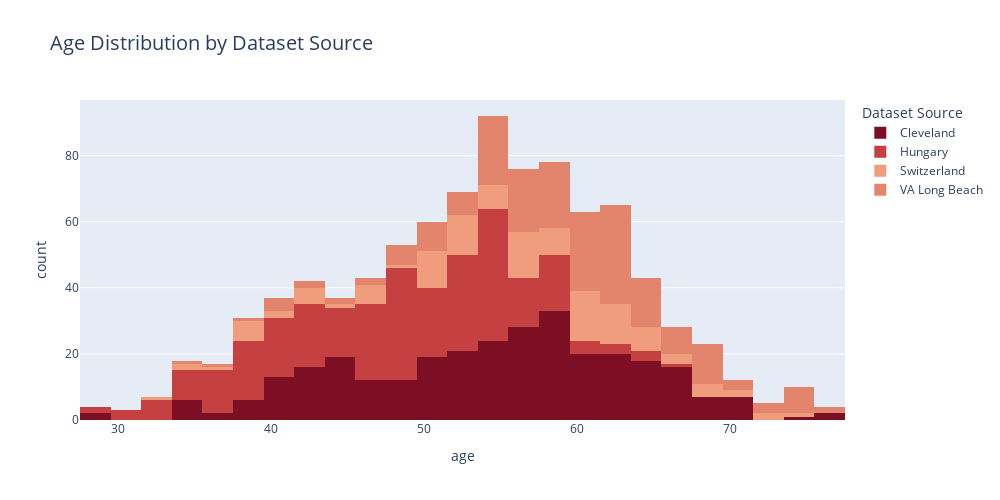

The notebook cell saved with this chart:
### Markdown cell above
📊**Insight**
<font color='skyblue'>
-  The highest number of females in this dataset are from Cleveland (97), While the lowest number are from VA Long Beach (6).
- The highest number of males in this dataset are from Hungary (212), While the lowest number are from Switzerland (113).
</font>

### Code cell
#create a plot of the age column,with colors representing the dataset column
fig=px.histogram(df, x='age', color='dataset', title='Age Distribution by Dataset Source',
                color_discrete_sequence=['#7C0F24','#C44041', '#F09D7D','#E3846C'],
                 width=1000, height=500)
fig.update_layout(title_font_size=20, legend_title='Dataset Source')
fig.show()

### Figure 1 — Plotly figure (JSON) as saved in the notebook; plotly's stock layout.template omitted (floating-point values rounded to 4 significant figures; data arrays with more than 128 entries replaced by an {"elided": "..."} marker saying what was removed)
{"data": [{"alignmentgroup": "True", "bingroup": "x", "hovertemplate": "dataset=Cleveland<br>age=%{x}<br>count=%{y}<extra></extra>", "legendgroup": "Cleveland", "marker": {"color": "#7C0F24", "pattern": {"shape": ""}}, "name": "Cleveland", "offsetgroup": "Cleveland", "orientation": "v", "showlegend": true, "type": "histogram", "x": {"elided": "304 int values"}, "xaxis": "x", "yaxis": "y"}, {"alignmentgroup": "True", "bingroup": "x", "hovertemplate": "dataset=Hungary<br>age=%{x}<br>count=%{y}<extra></extra>", "legendgroup": "Hungary", "marker": {"color": "#C44041", "pattern": {"shape": ""}}, "name": "Hungary", "offsetgroup": "Hungary", "orientation": "v", "showlegend": true, "type": "histogram", "x": {"elided": "293 int values"}, "xaxis": "x", "yaxis": "y"}, {"alignmentgroup": "True", "bingroup": "x", "hovertemplate": "dataset=Switzerland<br>age=%{x}<br>count=%{y}<extra></extra>", "legendgroup": "Switzerland", "marker": {"color": "#F09D7D", "pattern": {"shape": ""}}, "name": "Switzerland", "offsetgroup": "Switzerland", "orientation": "v", "showlegend": true, "type": "histogram", "x": [32, 34, 35, 36, 38, 38, 38, 38, 38, 38, 40, 41, 42, 42, 43, 43, 43, 45, 46, 46, 47, 47, 47, 47, 48, 50, 50, 50, 50, 51, 51, 51, 51, 51, 51, 51, 52, 52, 52, 52, 53, 53, 53, 53, 53, 53, 53, 53, 54, 54, 54, 55, 55, 55, 55, 56, 56, 56, 56, 56, 56, 56, 56, 57, 57, 57, 57, 57, 57, 58, 58, 58, 59, 59, 59, 59, 59, 60, 60, 60, 60, 60, 60, 61, 61, 61, 61, 61, 61, 61, 61, 61, 62, 62, 62, 62, 62, 62, 62, 63, 63, 63, 63, 63, 64, 64, 64, 65, 65, 65, 65, 66, 66, 67, 68, 68, 69, 69, 70, 70, 72, 73, 74], "xaxis": "x", "yaxis": "y"}, {"alignmentgroup": "True", "bingroup": "x", "hovertemplate": "dataset=VA Long Beach<br>age=%{x}<br>count=%{y}<extra></extra>", "legendgroup": "VA Long Beach", "marker": {"color": "#E3846C", "pattern": {"shape": ""}}, "name": "VA Long Beach", "offsetgroup": "VA Long Beach", "orientation": "v", "showlegend": true, "type": "histogram", "x": {"elided": "200 int values"}, "xaxis": "x", "yaxis": "y"}], "layout": {"barmode": "relative", "height": 500, "legend": {"title": {"text": "Dataset Source"}, "tracegroupgap": 0}, "title": {"font": {"size": 20}, "text": "Age Distribution by Dataset Source"}, "width": 1000, "xaxis": {"anchor": "y", "domain": [0, 1], "title": {"text": "age"}}, "yaxis": {"anchor": "x", "domain": [0, 1], "title": {"text": "count"}}}}
